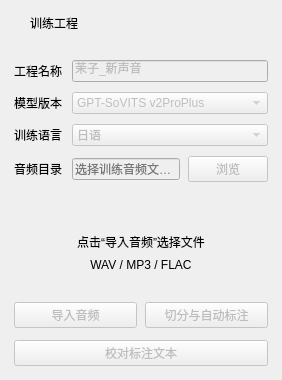
                      <widget class="QFrame" name="trainingProjectCard">
                        <property name="uiCard" stdset="0">
                          <bool>true</bool>
                        </property>
                        <layout class="QVBoxLayout" name="trainingProjectCardLayout">
                          <property name="leftMargin">
                            <number>0</number>
                          </property>
                          <property name="topMargin">
                            <number>0</number>
                          </property>
                          <property name="rightMargin">
                            <number>0</number>
                          </property>
                          <property name="bottomMargin">
                            <number>0</number>
                          </property>
                          <property name="spacing">
                            <number>0</number>
                          </property>
                          <item>
                            <widget class="QWidget" name="trainingProjectCardHeading">
                              <property name="cardHeading" stdset="0">
                                <bool>true</bool>
                              </property>
                              <layout class="QHBoxLayout" name="trainingProjectCardHeadingLayout" stretch="0,1">
                                <property name="leftMargin">
                                  <number>14</number>
                                </property>
                                <property name="topMargin">
                                  <number>14</number>
                                </property>
                                <property name="rightMargin">
                                  <number>14</number>
                                </property>
                                <property name="bottomMargin">
                                  <number>14</number>
                                </property>
                                <property name="spacing">
                                  <number>9</number>
                                </property>
                                <item>
                                  <widget class="QLabel" name="trainingProjectCardIcon">
                                    <property name="text">
                                      <string />
                                    </property>
                                    <property name="iconName" stdset="0">
                                      <string>folder</string>
                                    </property>
                                    <property name="maximumSize">
                                      <size>
                                        <width>21</width>
                                        <height>21</height>
                                      </size>
                                    </property>
                                  </widget>
                                </item>
                                <item>
                                  <widget class="QLabel" name="trainingProjectCardTitle">
                                    <property name="text">
                                      <string>训练工程</string>
                                    </property>
                                    <property name="cardTitle" stdset="0">
                                      <bool>true</bool>
                                    </property>
                                  </widget>
                                </item>
                              </layout>
                            </widget>
                          </item>
                          <item>
                            <widget class="QWidget" name="trainingProjectCardBody">
                              <layout class="QVBoxLayout" name="trainingProjectCardBodyLayout">
                                <property name="leftMargin">
                                  <number>14</number>
                                </property>
                                <property name="topMargin">
                                  <number>14</number>
                                </property>
                                <property name="rightMargin">
                                  <number>14</number>
                                </property>
                                <property name="bottomMargin">
                                  <number>14</number>
                                </property>
                                <property name="spacing">
                                  <number>12</number>
                                </property>
                                <item>
                                  <widget class="QWidget" name="trainingProjectForm">
                                    <layout class="QGridLayout" name="trainingProjectFormLayout">
                                      <property name="leftMargin">
                                        <number>0</number>
                                      </property>
                                      <property name="topMargin">
                                        <number>0</number>
                                      </property>
                                      <property name="rightMargin">
                                        <number>0</number>
                                      </property>
                                      <property name="bottomMargin">
                                        <number>0</number>
                                      </property>
                                      <property name="spacing">
                                        <number>10</number>
                                      </property>
                                      <item row="0" column="0">
                                        <widget class="QLabel" name="trainingProjectNameCaption">
                                          <property name="text">
                                            <string>工程名称</string>
                                          </property>
                                        </widget>
                                      </item>
                                      <item row="0" column="1">
                                        <widget class="QWidget" name="trainingProjectNameField">
                                          <layout class="QHBoxLayout" name="trainingProjectNameFieldLayout">
                                            <property name="leftMargin">
                                              <number>0</number>
                                            </property>
                                            <property name="topMargin">
                                              <number>0</number>
                                            </property>
                                            <property name="rightMargin">
                                              <number>0</number>
                                            </property>
                                            <property name="bottomMargin">
                                              <number>0</number>
                                            </property>
                                            <property name="spacing">
                                              <number>8</number>
                                            </property>
                                            <item>
                                              <widget class="QLineEdit" name="trainingProjectNameEdit">
                                                <property name="text">
                                                  <string>茉子_新声音</string>
                                                </property>
                                                <property name="enabled">
                                                  <bool>false</bool>
                                                </property>
                                              </widget>
                                            </item>
                                          </layout>
                                        </widget>
                                      </item>
                                      <item row="1" column="0">
                                        <widget class="QLabel" name="trainingVersionCaption">
                                          <property name="text">
                                            <string>模型版本</string>
                                          </property>
                                        </widget>
                                      </item>
                                      <item row="1" column="1">
                                        <widget class="QWidget" name="trainingVersionField">
                                          <layout class="QHBoxLayout" name="trainingVersionFieldLayout">
                                            <property name="leftMargin">
                                              <number>0</number>
                                            </property>
                                            <property name="topMargin">
                                              <number>0</number>
                                            </property>
                                            <property name="rightMargin">
                                              <number>0</number>
                                            </property>
                                            <property name="bottomMargin">
                                              <number>0</number>
                                            </property>
                                            <property name="spacing">
                                              <number>8</number>
                                            </property>
                                            <item>
                                              <widget class="QComboBox" name="trainingVersionCombo">
                                                <property name="enabled">
                                                  <bool>false</bool>
                                                </property>
                                                <item>
                                                  <property name="text">
                                                    <string>GPT-SoVITS v2ProPlus</string>
                                                  </property>
                                                </item>
                                              </widget>
                                            </item>
                                          </layout>
                                        </widget>
                                      </item>
                                      <item row="2" column="0">
                                        <widget class="QLabel" name="trainingLanguageCaption">
                                          <property name="text">
                                            <string>训练语言</string>
                                          </property>
                                        </widget>
                                      </item>
                                      <item row="2" column="1">
                                        <widget class="QWidget" name="trainingLanguageField">
                                          <layout class="QHBoxLayout" name="trainingLanguageFieldLayout">
                                            <property name="leftMargin">
                                              <number>0</number>
                                            </property>
                                            <property name="topMargin">
                                              <number>0</number>
                                            </property>
                                            <property name="rightMargin">
                                              <number>0</number>
                                            </property>
                                            <property name="bottomMargin">
                                              <number>0</number>
                                            </property>
                                            <property name="spacing">
                                              <number>8</number>
                                            </property>
                                            <item>
                                              <widget class="QComboBox" name="trainingLanguageCombo">
                                                <property name="enabled">
                                                  <bool>false</bool>
                                                </property>
                                                <item>
                                                  <property name="text">
                                                    <string>日语</string>
                                                  </property>
                                                </item>
                                                <item>
                                                  <property name="text">
                                                    <string>简体中文</string>
                                                  </property>
                                                </item>
                                                <item>
                                                  <property name="text">
                                                    <string>英文</string>
                                                  </property>
                                                </item>
                                              </widget>
                                            </item>
                                          </layout>
                                        </widget>
                                      </item>
                                      <item row="3" column="0">
                                        <widget class="QLabel" name="trainingAudioDirectoryCaption">
                                          <property name="text">
                                            <string>音频目录</string>
                                          </property>
                                        </widget>
                                      </item>
                                      <item row="3" column="1">
                                        <widget class="QWidget" name="trainingAudioDirectoryField">
                                          <layout class="QHBoxLayout" name="trainingAudioDirectoryFieldLayout">
                                            <property name="leftMargin">
                                              <number>0</number>
                                            </property>
                                            <property name="topMargin">
                                              <number>0</number>
                                            </property>
                                            <property name="rightMargin">
                                              <number>0</number>
                                            </property>
                                            <property name="bottomMargin">
                                              <number>0</number>
                                            </property>
                                            <property name="spacing">
                                              <number>8</number>
                                            </property>
                                            <item>
                                              <widget class="QLineEdit" name="trainingAudioDirectoryEdit">
                                                <property name="placeholderText">
                                                  <string>选择训练音频文件夹</string>
                                                </property>
                                                <property name="enabled">
                                                  <bool>false</bool>
                                                </property>
                                              </widget>
                                            </item>
                                            <item>
                                              <widget class="QPushButton" name="trainingBrowseButton">
                                                <property name="text">
                                                  <string>浏览</string>
                                                </property>
                                                <property name="enabled">
                                                  <bool>false</bool>
                                                </property>
                                                <property name="toolTip">
                                                  <string>功能正在开发中，当前仅展示界面</string>
                                                </property>
                                                <property name="accent" stdset="0">
                                                  <string>blue</string>
                                                </property>
                                              </widget>
                                            </item>
                                          </layout>
                                        </widget>
                                      </item>
                                    </layout>
                                  </widget>
                                </item>
                                <item>
                                  <widget class="QFrame" name="trainingDropZone">
                                    <layout class="QVBoxLayout" name="trainingDropZoneLayout">
                                      <property name="leftMargin">
                                        <number>18</number>
                                      </property>
                                      <property name="topMargin">
                                        <number>18</number>
                                      </property>
                                      <property name="rightMargin">
                                        <number>18</number>
                                      </property>
                                      <property name="bottomMargin">
                                        <number>18</number>
                                      </property>
                                      <property name="spacing">
                                        <number>7</number>
                                      </property>
                                      <item>
                                        <widget class="QLabel" name="trainingUploadIcon">
                                          <property name="text">
                                            <string />
                                          </property>
                                          <property name="iconName" stdset="0">
                                            <string>upload</string>
                                          </property>
                                          <property name="alignment">
                                            <set>Qt::AlignmentFlag::AlignCenter</set>
                                          </property>
                                        </widget>
                                      </item>
                                      <item>
                                        <widget class="QLabel" name="trainingDropHint">
                                          <property name="text">
                                    <string>点击“导入音频”选择文件</string>
                                          </property>
                                          <property name="alignment">
                                            <set>Qt::AlignmentFlag::AlignCenter</set>
                                          </property>
                                        </widget>
                                      </item>
                                      <item>
                                        <widget class="QLabel" name="trainingDropFormats">
                                          <property name="text">
                                            <string>WAV / MP3 / FLAC</string>
                                          </property>
                                          <property name="tone" stdset="0">
                                            <string>muted</string>
                                          </property>
                                          <property name="alignment">
                                            <set>Qt::AlignmentFlag::AlignCenter</set>
                                          </property>
                                        </widget>
                                      </item>
                                    </layout>
                                  </widget>
                                </item>
                                <item>
                                  <widget class="QWidget" name="trainingImportActions">
                                    <layout class="QHBoxLayout" name="trainingImportActionsLayout">
                                      <property name="leftMargin">
                                        <number>0</number>
                                      </property>
                                      <property name="topMargin">
                                        <number>0</number>
                                      </property>
                                      <property name="rightMargin">
                                        <number>0</number>
                                      </property>
                                      <property name="bottomMargin">
                                        <number>0</number>
                                      </property>
                                      <property name="spacing">
                                        <number>8</number>
                                      </property>
                                      <item>
                                        <widget class="QPushButton" name="trainingImportButton">
                                          <property name="text">
                                            <string>导入音频</string>
                                          </property>
                                          <property name="enabled">
                                            <bool>false</bool>
                                          </property>
                                          <property name="toolTip">
                                            <string>功能正在开发中，当前仅展示界面</string>
                                          </property>
                                          <property name="accent" stdset="0">
                                            <string>pink</string>
                                          </property>
                                        </widget>
                                      </item>
                                      <item>
                                        <widget class="QPushButton" name="trainingPrepareButton">
                                          <property name="text">
                                            <string>切分与自动标注</string>
                                          </property>
                                          <property name="enabled">
                                            <bool>false</bool>
                                          </property>
                                          <property name="toolTip">
                                            <string>功能正在开发中，当前仅展示界面</string>
                                          </property>
                                          <property name="accent" stdset="0">
                                            <string>blue</string>
                                          </property>
                                        </widget>
                                      </item>
                                    </layout>
                                  </widget>
                                </item>
                                <item>
                                  <widget class="QPushButton" name="trainingReviewButton">
                                    <property name="text">
                                      <string>校对标注文本</string>
                                    </property>
                                    <property name="enabled">
                                      <bool>false</bool>
                                    </property>
                                    <property name="toolTip">
                                      <string>功能正在开发中，当前仅展示界面</string>
                                    </property>
                                  </widget>
                                </item>
                              </layout>
                            </widget>
                          </item>
                        </layout>
                      </widget>
